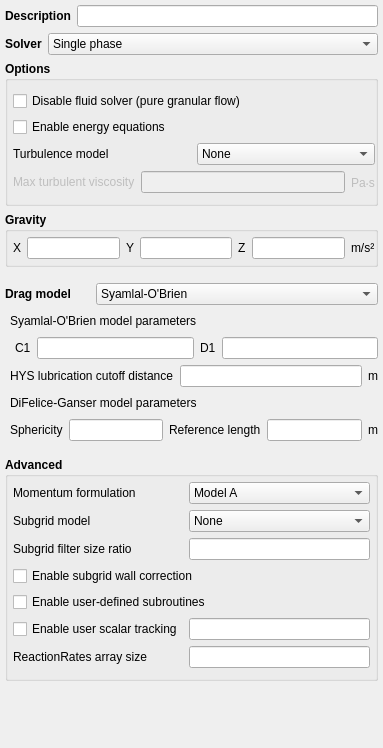
<?xml version="1.0" encoding="UTF-8"?>
<ui version="4.0">
 <class>model_setup</class>
 <widget class="QWidget" name="model_setup">
  <property name="geometry">
   <rect>
    <x>0</x>
    <y>0</y>
    <width>383</width>
    <height>748</height>
   </rect>
  </property>
  <layout class="QVBoxLayout" name="verticalLayout">
   <property name="leftMargin">
    <number>5</number>
   </property>
   <property name="topMargin">
    <number>5</number>
   </property>
   <property name="rightMargin">
    <number>5</number>
   </property>
   <property name="bottomMargin">
    <number>0</number>
   </property>
   <item>
    <layout class="QHBoxLayout" name="horizontalLayout">
     <item>
      <widget class="QLabel" name="label_description">
       <property name="font">
        <font>
         <weight>75</weight>
         <bold>true</bold>
        </font>
       </property>
       <property name="text">
        <string>Description</string>
       </property>
      </widget>
     </item>
     <item>
      <widget class="LineEdit" name="lineedit_keyword_description"/>
     </item>
    </layout>
   </item>
   <item>
    <layout class="QHBoxLayout" name="horizontalLayout_2">
     <item>
      <widget class="QLabel" name="label_6">
       <property name="sizePolicy">
        <sizepolicy hsizetype="Maximum" vsizetype="Preferred">
         <horstretch>0</horstretch>
         <verstretch>0</verstretch>
        </sizepolicy>
       </property>
       <property name="font">
        <font>
         <weight>75</weight>
         <bold>true</bold>
        </font>
       </property>
       <property name="text">
        <string>Solver</string>
       </property>
      </widget>
     </item>
     <item>
      <widget class="ComboBox" name="combobox_solver">
       <item>
        <property name="text">
         <string>Single phase</string>
        </property>
       </item>
       <item>
        <property name="text">
         <string>Two-fluid model (MFiX-TFM)</string>
        </property>
       </item>
       <item>
        <property name="text">
         <string>Discrete element model (MFiX-DEM)</string>
        </property>
       </item>
       <item>
        <property name="text">
         <string>Coarse-grained particle (MFiX-CGP)</string>
        </property>
       </item>
       <item>
        <property name="text">
         <string>Particle-in-cell (MFiX-PIC)</string>
        </property>
       </item>
       <item>
        <property name="text">
         <string>MFiX-Hybrid</string>
        </property>
       </item>
      </widget>
     </item>
    </layout>
   </item>
   <item>
    <widget class="QGroupBox" name="groupbox_options">
     <property name="font">
      <font>
       <weight>75</weight>
       <bold>true</bold>
      </font>
     </property>
     <property name="title">
      <string>Options</string>
     </property>
     <property name="flat">
      <bool>true</bool>
     </property>
     <layout class="QGridLayout" name="gridLayout_2">
      <property name="leftMargin">
       <number>5</number>
      </property>
      <property name="topMargin">
       <number>10</number>
      </property>
      <property name="rightMargin">
       <number>0</number>
      </property>
      <property name="bottomMargin">
       <number>10</number>
      </property>
      <item row="0" column="0" colspan="2">
       <widget class="QCheckBox" name="checkbox_disable_fluid_solver">
        <property name="font">
         <font>
          <weight>50</weight>
          <bold>false</bold>
         </font>
        </property>
        <property name="text">
         <string>Disable fluid solver (pure granular flow)</string>
        </property>
       </widget>
      </item>
      <item row="1" column="0" colspan="2">
       <widget class="CheckBox" name="checkbox_keyword_energy_eq">
        <property name="font">
         <font>
          <weight>50</weight>
          <bold>false</bold>
         </font>
        </property>
        <property name="text">
         <string>Enable energy equations</string>
        </property>
       </widget>
      </item>
      <item row="2" column="0">
       <widget class="QLabel" name="label_turbulence_model">
        <property name="enabled">
         <bool>true</bool>
        </property>
        <property name="font">
         <font>
          <weight>50</weight>
          <bold>false</bold>
         </font>
        </property>
        <property name="text">
         <string>Turbulence model</string>
        </property>
       </widget>
      </item>
      <item row="2" column="1">
       <widget class="ComboBox" name="combobox_turbulence_model">
        <property name="enabled">
         <bool>true</bool>
        </property>
        <property name="font">
         <font>
          <weight>50</weight>
          <bold>false</bold>
         </font>
        </property>
        <item>
         <property name="text">
          <string>None</string>
         </property>
        </item>
        <item>
         <property name="text">
          <string>L-scale mixing</string>
         </property>
        </item>
        <item>
         <property name="text">
          <string>K-ε model</string>
         </property>
        </item>
       </widget>
      </item>
      <item row="3" column="0" colspan="2">
       <layout class="QHBoxLayout" name="horizontalLayout_3">
        <item>
         <widget class="QLabel" name="label_mu_gmax">
          <property name="enabled">
           <bool>false</bool>
          </property>
          <property name="font">
           <font>
            <weight>50</weight>
            <bold>false</bold>
           </font>
          </property>
          <property name="text">
           <string>Max turbulent viscosity</string>
          </property>
         </widget>
        </item>
        <item>
         <widget class="LineEdit" name="lineedit_keyword_mu_gmax">
          <property name="enabled">
           <bool>false</bool>
          </property>
          <property name="font">
           <font>
            <weight>50</weight>
            <bold>false</bold>
           </font>
          </property>
         </widget>
        </item>
        <item>
         <widget class="QLabel" name="label_mu_gmax_units">
          <property name="enabled">
           <bool>false</bool>
          </property>
          <property name="font">
           <font>
            <weight>50</weight>
            <bold>false</bold>
           </font>
          </property>
          <property name="text">
           <string>Pa⸳s</string>
          </property>
         </widget>
        </item>
       </layout>
      </item>
     </layout>
    </widget>
   </item>
   <item>
    <widget class="QWidget" name="frame_gravity" native="true">
     <layout class="QGridLayout" name="gridLayout">
      <property name="leftMargin">
       <number>0</number>
      </property>
      <property name="topMargin">
       <number>0</number>
      </property>
      <property name="rightMargin">
       <number>0</number>
      </property>
      <property name="bottomMargin">
       <number>0</number>
      </property>
      <item row="0" column="0">
       <widget class="QGroupBox" name="groupbox_gravity">
        <property name="font">
         <font>
          <weight>75</weight>
          <bold>true</bold>
         </font>
        </property>
        <property name="title">
         <string>Gravity</string>
        </property>
        <property name="flat">
         <bool>true</bool>
        </property>
        <layout class="QHBoxLayout" name="layout_gravity">
         <property name="leftMargin">
          <number>5</number>
         </property>
         <property name="topMargin">
          <number>5</number>
         </property>
         <property name="rightMargin">
          <number>0</number>
         </property>
         <property name="bottomMargin">
          <number>5</number>
         </property>
         <item>
          <widget class="QLabel" name="label_gravity_x">
           <property name="font">
            <font>
             <weight>50</weight>
             <bold>false</bold>
            </font>
           </property>
           <property name="text">
            <string>X</string>
           </property>
          </widget>
         </item>
         <item>
          <widget class="LineEdit" name="lineedit_keyword_gravity_x">
           <property name="maximumSize">
            <size>
             <width>16777215</width>
             <height>16777215</height>
            </size>
           </property>
           <property name="font">
            <font>
             <weight>50</weight>
             <bold>false</bold>
            </font>
           </property>
          </widget>
         </item>
         <item>
          <widget class="QLabel" name="label_gravity_y">
           <property name="font">
            <font>
             <weight>50</weight>
             <bold>false</bold>
            </font>
           </property>
           <property name="text">
            <string>Y</string>
           </property>
          </widget>
         </item>
         <item>
          <widget class="LineEdit" name="lineedit_keyword_gravity_y">
           <property name="maximumSize">
            <size>
             <width>16777215</width>
             <height>16777215</height>
            </size>
           </property>
           <property name="font">
            <font>
             <weight>50</weight>
             <bold>false</bold>
            </font>
           </property>
          </widget>
         </item>
         <item>
          <widget class="QLabel" name="label_gravity_z">
           <property name="font">
            <font>
             <weight>50</weight>
             <bold>false</bold>
            </font>
           </property>
           <property name="text">
            <string>Z</string>
           </property>
          </widget>
         </item>
         <item>
          <widget class="LineEdit" name="lineedit_keyword_gravity_z">
           <property name="maximumSize">
            <size>
             <width>16777215</width>
             <height>16777215</height>
            </size>
           </property>
           <property name="font">
            <font>
             <weight>50</weight>
             <bold>false</bold>
            </font>
           </property>
          </widget>
         </item>
         <item>
          <widget class="QLabel" name="label_gravity_units">
           <property name="font">
            <font>
             <weight>50</weight>
             <bold>false</bold>
            </font>
           </property>
           <property name="text">
            <string>m/s²</string>
           </property>
          </widget>
         </item>
        </layout>
       </widget>
      </item>
     </layout>
    </widget>
   </item>
   <item>
    <widget class="QWidget" name="frame_drag" native="true">
     <layout class="QVBoxLayout" name="verticalLayout_2">
      <property name="leftMargin">
       <number>0</number>
      </property>
      <property name="topMargin">
       <number>10</number>
      </property>
      <property name="rightMargin">
       <number>0</number>
      </property>
      <property name="bottomMargin">
       <number>10</number>
      </property>
      <item>
       <layout class="QHBoxLayout" name="horizontalLayout_4">
        <item>
         <widget class="QLabel" name="label_drag_type">
          <property name="font">
           <font>
            <weight>75</weight>
            <bold>true</bold>
           </font>
          </property>
          <property name="text">
           <string>Drag model</string>
          </property>
         </widget>
        </item>
        <item>
         <widget class="ComboBox" name="combobox_drag_type">
          <item>
           <property name="text">
            <string>Syamlal-O'Brien </string>
           </property>
          </item>
          <item>
           <property name="text">
            <string>Beetstra-van der Hoef-Kuipers</string>
           </property>
          </item>
          <item>
           <property name="text">
            <string>Tang-Peters-Kuipers-Kreibitzsch-van der Hoef</string>
           </property>
          </item>
          <item>
           <property name="text">
            <string>Gidaspow</string>
           </property>
          </item>
          <item>
           <property name="text">
            <string>Gidaspow blend</string>
           </property>
          </item>
          <item>
           <property name="text">
            <string>Gidsaspow polydisperse</string>
           </property>
          </item>
          <item>
           <property name="text">
            <string>Gidaspow blend polydisperse</string>
           </property>
          </item>
          <item>
           <property name="text">
            <string>Holloway-Yin-Sundaresan</string>
           </property>
          </item>
          <item>
           <property name="text">
            <string>Koch-Hill</string>
           </property>
          </item>
          <item>
           <property name="text">
            <string>Koch-Hill polydisperse</string>
           </property>
          </item>
          <item>
           <property name="text">
            <string>Wen-Yu</string>
           </property>
          </item>
          <item>
           <property name="text">
            <string>Wen-Yu polydisperse</string>
           </property>
          </item>
          <item>
           <property name="text">
            <string>Gao</string>
           </property>
          </item>
          <item>
           <property name="text">
            <string>Sarkar</string>
           </property>
          </item>
          <item>
           <property name="text">
            <string>Radl</string>
           </property>
          </item>
          <item>
           <property name="text">
            <string>Tenneti-Garg-Subramaniam</string>
           </property>
          </item>
          <item>
           <property name="text">
            <string>DiFelice</string>
           </property>
          </item>
          <item>
           <property name="text">
            <string>DiFelice-Ganser</string>
           </property>
          </item>
          <item>
           <property name="text">
            <string>User provided</string>
           </property>
          </item>
         </widget>
        </item>
       </layout>
      </item>
      <item>
       <layout class="QHBoxLayout" name="horizontalLayout_7">
        <item>
         <spacer name="horizontalSpacer_3">
          <property name="orientation">
           <enum>Qt::Horizontal</enum>
          </property>
          <property name="sizeType">
           <enum>QSizePolicy::Fixed</enum>
          </property>
          <property name="sizeHint" stdset="0">
           <size>
            <width>5</width>
            <height>20</height>
           </size>
          </property>
         </spacer>
        </item>
        <item>
         <widget class="QLabel" name="label_syam_obrien">
          <property name="text">
           <string>Syamlal-O'Brien model parameters</string>
          </property>
          <property name="margin">
           <number>0</number>
          </property>
         </widget>
        </item>
       </layout>
      </item>
      <item>
       <layout class="QHBoxLayout" name="horizontalLayout_5">
        <item>
         <spacer name="horizontalSpacer_2">
          <property name="orientation">
           <enum>Qt::Horizontal</enum>
          </property>
          <property name="sizeType">
           <enum>QSizePolicy::Fixed</enum>
          </property>
          <property name="sizeHint" stdset="0">
           <size>
            <width>10</width>
            <height>20</height>
           </size>
          </property>
         </spacer>
        </item>
        <item>
         <widget class="QLabel" name="label_drag_c1">
          <property name="text">
           <string>C1</string>
          </property>
         </widget>
        </item>
        <item>
         <widget class="LineEdit" name="lineedit_keyword_drag_c1"/>
        </item>
        <item>
         <widget class="QLabel" name="label_drag_d1">
          <property name="text">
           <string>D1</string>
          </property>
         </widget>
        </item>
        <item>
         <widget class="LineEdit" name="lineedit_keyword_drag_d1"/>
        </item>
       </layout>
      </item>
      <item>
       <layout class="QHBoxLayout" name="horizontalLayout_6">
        <item>
         <spacer name="horizontalSpacer_4">
          <property name="orientation">
           <enum>Qt::Horizontal</enum>
          </property>
          <property name="sizeType">
           <enum>QSizePolicy::Fixed</enum>
          </property>
          <property name="sizeHint" stdset="0">
           <size>
            <width>5</width>
            <height>20</height>
           </size>
          </property>
         </spacer>
        </item>
        <item>
         <widget class="QLabel" name="label_lam_hys">
          <property name="text">
           <string>HYS lubrication cutoff distance</string>
          </property>
         </widget>
        </item>
        <item>
         <widget class="LineEdit" name="lineedit_keyword_lam_hys"/>
        </item>
        <item>
         <widget class="QLabel" name="label_lam_hys_units">
          <property name="text">
           <string>m</string>
          </property>
         </widget>
        </item>
       </layout>
      </item>
      <item>
       <layout class="QHBoxLayout" name="horizontalLayout_8">
        <item>
         <spacer name="horizontalSpacer_5">
          <property name="orientation">
           <enum>Qt::Horizontal</enum>
          </property>
          <property name="sizeType">
           <enum>QSizePolicy::Fixed</enum>
          </property>
          <property name="sizeHint" stdset="0">
           <size>
            <width>5</width>
            <height>20</height>
           </size>
          </property>
         </spacer>
        </item>
        <item>
         <widget class="QLabel" name="label_difelice_ganser">
          <property name="text">
           <string>DiFelice-Ganser model parameters</string>
          </property>
         </widget>
        </item>
       </layout>
      </item>
      <item>
       <layout class="QHBoxLayout" name="horizontalLayout_9">
        <item>
         <spacer name="horizontalSpacer_6">
          <property name="orientation">
           <enum>Qt::Horizontal</enum>
          </property>
          <property name="sizeType">
           <enum>QSizePolicy::Fixed</enum>
          </property>
          <property name="sizeHint" stdset="0">
           <size>
            <width>5</width>
            <height>20</height>
           </size>
          </property>
         </spacer>
        </item>
        <item>
         <widget class="QLabel" name="label_sphericity_dg">
          <property name="text">
           <string>Sphericity</string>
          </property>
         </widget>
        </item>
        <item>
         <widget class="LineEdit" name="lineedit_keyword_sphericity_dg"/>
        </item>
        <item>
         <widget class="QLabel" name="label_ref_length_dg">
          <property name="text">
           <string>Reference length</string>
          </property>
         </widget>
        </item>
        <item>
         <widget class="LineEdit" name="lineedit_keyword_ref_length_dg"/>
        </item>
        <item>
         <widget class="QLabel" name="label_ref_length_dg_units">
          <property name="text">
           <string>m</string>
          </property>
         </widget>
        </item>
       </layout>
      </item>
     </layout>
    </widget>
   </item>
   <item>
    <widget class="QGroupBox" name="groupbox_advanced">
     <property name="font">
      <font>
       <weight>75</weight>
       <bold>true</bold>
      </font>
     </property>
     <property name="title">
      <string>Advanced</string>
     </property>
     <property name="flat">
      <bool>true</bool>
     </property>
     <layout class="QGridLayout" name="gridLayout_6">
      <property name="leftMargin">
       <number>5</number>
      </property>
      <property name="topMargin">
       <number>5</number>
      </property>
      <property name="rightMargin">
       <number>5</number>
      </property>
      <property name="bottomMargin">
       <number>10</number>
      </property>
      <property name="spacing">
       <number>6</number>
      </property>
      <item row="2" column="0">
       <widget class="QLabel" name="label_filter_size_ratio">
        <property name="font">
         <font>
          <weight>50</weight>
          <bold>false</bold>
         </font>
        </property>
        <property name="text">
         <string>Subgrid filter size ratio</string>
        </property>
       </widget>
      </item>
      <item row="0" column="0">
       <widget class="QLabel" name="label_momentum_formulation">
        <property name="font">
         <font>
          <weight>50</weight>
          <bold>false</bold>
         </font>
        </property>
        <property name="layoutDirection">
         <enum>Qt::LeftToRight</enum>
        </property>
        <property name="text">
         <string>Momentum formulation</string>
        </property>
        <property name="alignment">
         <set>Qt::AlignLeading|Qt::AlignLeft|Qt::AlignVCenter</set>
        </property>
       </widget>
      </item>
      <item row="1" column="1" colspan="2">
       <widget class="ComboBox" name="combobox_subgrid_type">
        <property name="font">
         <font>
          <weight>50</weight>
          <bold>false</bold>
         </font>
        </property>
        <item>
         <property name="text">
          <string>None</string>
         </property>
        </item>
        <item>
         <property name="text">
          <string>Igci</string>
         </property>
        </item>
        <item>
         <property name="text">
          <string>Milioli</string>
         </property>
        </item>
       </widget>
      </item>
      <item row="0" column="1" colspan="2">
       <widget class="ComboBox" name="combobox_momentum_formulation">
        <property name="font">
         <font>
          <weight>50</weight>
          <bold>false</bold>
         </font>
        </property>
        <item>
         <property name="text">
          <string>Model A</string>
         </property>
        </item>
        <item>
         <property name="text">
          <string>Model B</string>
         </property>
        </item>
        <item>
         <property name="text">
          <string>Jackson</string>
         </property>
        </item>
        <item>
         <property name="text">
          <string>Ishii</string>
         </property>
        </item>
       </widget>
      </item>
      <item row="1" column="0">
       <widget class="QLabel" name="label_subgrid_type">
        <property name="font">
         <font>
          <weight>50</weight>
          <bold>false</bold>
         </font>
        </property>
        <property name="text">
         <string>Subgrid model</string>
        </property>
       </widget>
      </item>
      <item row="6" column="1" colspan="2">
       <widget class="LineEdit" name="lineedit_keyword_nrr">
        <property name="font">
         <font>
          <weight>50</weight>
          <bold>false</bold>
         </font>
        </property>
       </widget>
      </item>
      <item row="6" column="0">
       <widget class="QLabel" name="label_nrr">
        <property name="font">
         <font>
          <weight>50</weight>
          <bold>false</bold>
         </font>
        </property>
        <property name="text">
         <string>ReactionRates array size</string>
        </property>
       </widget>
      </item>
      <item row="4" column="0" colspan="3">
       <widget class="CheckBox" name="checkbox_keyword_call_usr">
        <property name="font">
         <font>
          <weight>50</weight>
          <bold>false</bold>
         </font>
        </property>
        <property name="text">
         <string>Enable user-defined subroutines</string>
        </property>
       </widget>
      </item>
      <item row="2" column="1" colspan="2">
       <widget class="LineEdit" name="lineedit_keyword_filter_size_ratio">
        <property name="sizePolicy">
         <sizepolicy hsizetype="Expanding" vsizetype="Fixed">
          <horstretch>0</horstretch>
          <verstretch>0</verstretch>
         </sizepolicy>
        </property>
        <property name="font">
         <font>
          <weight>50</weight>
          <bold>false</bold>
         </font>
        </property>
       </widget>
      </item>
      <item row="3" column="0" colspan="3">
       <widget class="CheckBox" name="checkbox_keyword_subgrid_wall">
        <property name="font">
         <font>
          <weight>50</weight>
          <bold>false</bold>
         </font>
        </property>
        <property name="text">
         <string>Enable subgrid wall correction</string>
        </property>
       </widget>
      </item>
      <item row="5" column="0">
       <widget class="QCheckBox" name="checkbox_enable_des_usr_var_size">
        <property name="font">
         <font>
          <weight>50</weight>
          <bold>false</bold>
         </font>
        </property>
        <property name="text">
         <string>Enable user scalar tracking</string>
        </property>
       </widget>
      </item>
      <item row="5" column="1" colspan="2">
       <widget class="LineEdit" name="lineedit_keyword_des_usr_var_size">
        <property name="font">
         <font>
          <weight>50</weight>
          <bold>false</bold>
         </font>
        </property>
       </widget>
      </item>
     </layout>
    </widget>
   </item>
   <item>
    <spacer name="verticalSpacer">
     <property name="orientation">
      <enum>Qt::Vertical</enum>
     </property>
     <property name="sizeHint" stdset="0">
      <size>
       <width>20</width>
       <height>40</height>
      </size>
     </property>
    </spacer>
   </item>
  </layout>
 </widget>
 <customwidgets>
  <customwidget>
   <class>CheckBox</class>
   <extends>QCheckBox</extends>
   <header>mfixgui.widgets.base</header>
  </customwidget>
  <customwidget>
   <class>LineEdit</class>
   <extends>QLineEdit</extends>
   <header>mfixgui.widgets.base</header>
  </customwidget>
  <customwidget>
   <class>ComboBox</class>
   <extends>QComboBox</extends>
   <header>mfixgui.widgets.base</header>
  </customwidget>
 </customwidgets>
 <tabstops>
  <tabstop>lineedit_keyword_description</tabstop>
  <tabstop>combobox_solver</tabstop>
  <tabstop>checkbox_disable_fluid_solver</tabstop>
  <tabstop>checkbox_keyword_energy_eq</tabstop>
  <tabstop>combobox_turbulence_model</tabstop>
  <tabstop>lineedit_keyword_mu_gmax</tabstop>
  <tabstop>lineedit_keyword_gravity_x</tabstop>
  <tabstop>lineedit_keyword_gravity_y</tabstop>
  <tabstop>lineedit_keyword_gravity_z</tabstop>
  <tabstop>combobox_drag_type</tabstop>
  <tabstop>lineedit_keyword_drag_c1</tabstop>
  <tabstop>lineedit_keyword_drag_d1</tabstop>
  <tabstop>lineedit_keyword_lam_hys</tabstop>
  <tabstop>lineedit_keyword_sphericity_dg</tabstop>
  <tabstop>lineedit_keyword_ref_length_dg</tabstop>
  <tabstop>combobox_momentum_formulation</tabstop>
  <tabstop>combobox_subgrid_type</tabstop>
  <tabstop>lineedit_keyword_filter_size_ratio</tabstop>
  <tabstop>checkbox_keyword_subgrid_wall</tabstop>
  <tabstop>checkbox_keyword_call_usr</tabstop>
  <tabstop>checkbox_enable_des_usr_var_size</tabstop>
  <tabstop>lineedit_keyword_des_usr_var_size</tabstop>
  <tabstop>lineedit_keyword_nrr</tabstop>
 </tabstops>
 <resources/>
 <connections/>
</ui>
